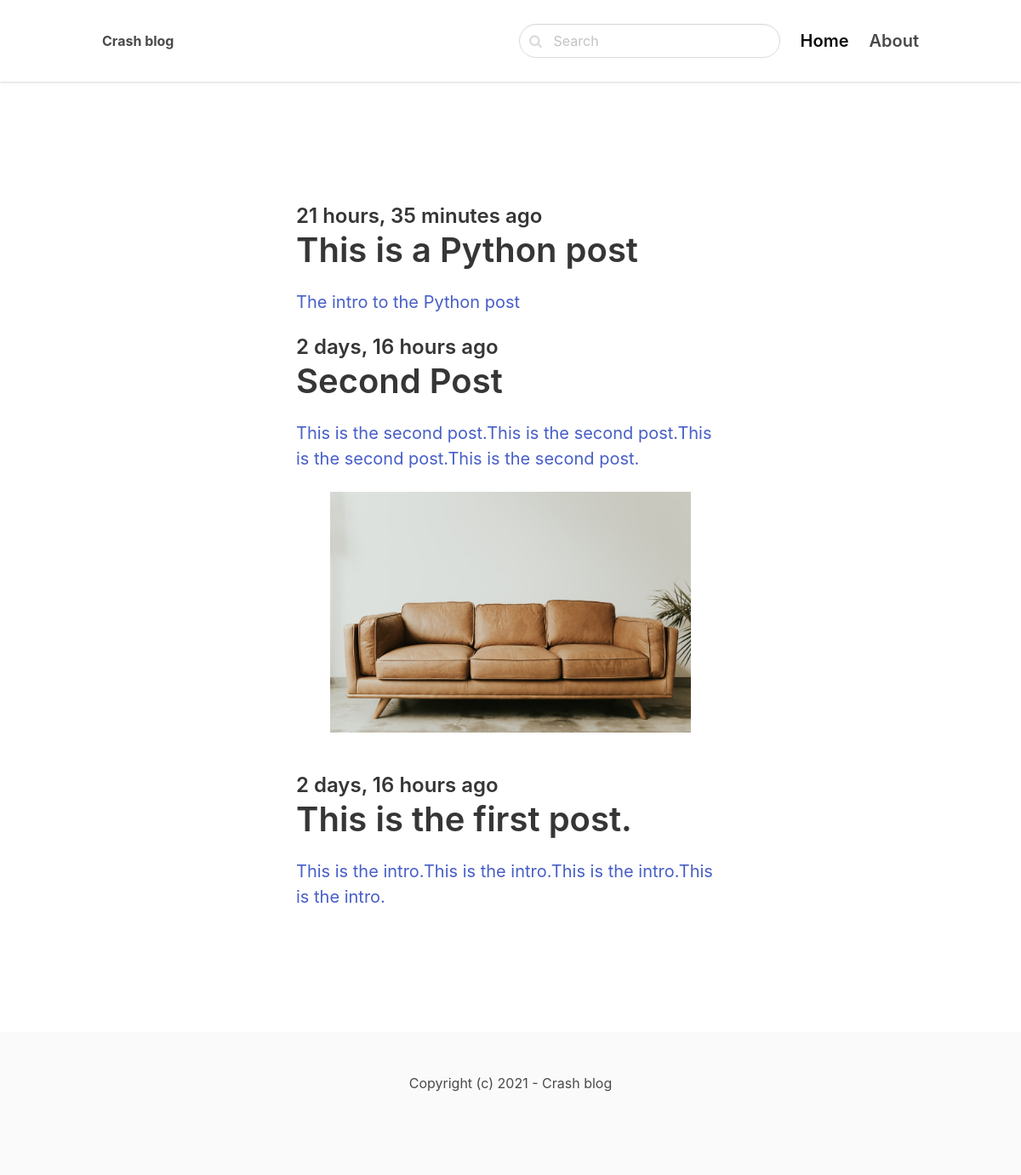
The page / on the database its author committed.
### blog/models.py (models this page shows, shortened)
class Post(models.Model):
    ACTIVE = 'active'
    DRAFT = 'draft'
    CHOICES_STATUS = (
        (ACTIVE, 'Active'),
        (DRAFT, 'Draft')
    )
    category = models.ForeignKey(Category, related_name='posts', on_delete=models.CASCADE)
    title = models.CharField(max_length=255)
    slug = models.SlugField()
    intro = models.TextField()
    body = models.TextField()
    created_at = models.DateTimeField(auto_now_add=True)
    status = models.CharField(max_length=10, choices=CHOICES_STATUS, default=ACTIVE)
    image = models.ImageField(upload_to='uploads/', blank=True, null=True)
    class Meta:
        ordering = ('-created_at',)

### core/views.py (the view)
# urls.py: path('', frontpage, name='frontpage'),
def frontpage(request):
    posts = Post.objects.filter(status=Post.ACTIVE)
    return render(request, 'core/frontpage.html', {'posts': posts})

### core/templates/core/frontpage.html
{% extends 'core/base.html' %} {% block title %}Home | {% endblock %} {% block content %}
<section class="hero">
  <div class="hero-body">
    <div class="container">
      <section class="section">
        <div class="columns">
          <div class="column is-8 is-offset-2">
            {% for post in posts %}
            <div class="content is-medium">
              <a href="{% url 'post_detail' post.category.slug post.slug %}">
                {% if post.image %}
                <figure class="image">
                  <img src="{{ post.image.url }}" />
                </figure>
                {% endif %}
                <h2 class="subtitle is-4">
                  {{ post.created_at|timesince }} ago
                </h2>
                <h1 class="title">{{ post.title }}</h1>
                <p>{{ post.intro }}</p>
              </a>
            </div>
            {% endfor %}
          </div>
        </div>
      </section>
    </div>
  </div>
</section>
{% endblock %}

### rows shown on the page
Post: created_at "21 hours, 35 minutes", title "This is a Python post", intro "The intro to the Python post"
Post: created_at "2 days, 16 hours", title "Second Post", intro "This is the second post.This is the second post.This is the second post.This is the second post."
Post: image (picture), created_at "2 days, 16 hours", title "This is the first post.", intro "This is the intro.This is the intro.This is the intro.This is the intro."
